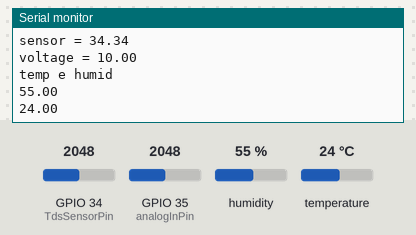
Recording of a sketch running on a simulated ESP32. Parts: the last lines printed to the serial monitor. Inputs (shaded band) come from the test bench; at power-on: humidity 55 %, GPIO 34 (TdsSensorPin) = 2048, GPIO 35 (analogInPin) = 2048, temperature 24 °C. WiFi joins after 1.5 s; servers stay silent unless stated; no MQTT or app messages arrive unless stated.

Above: at 2.7 s.
2.8 s: humidity set to 22 %
At 3.23 s:
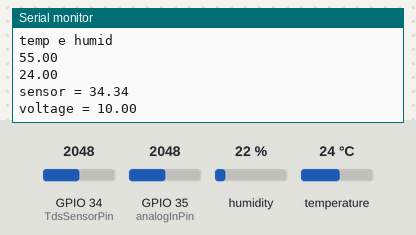
4.7 s: GPIO 34 (TdsSensorPin) set to 2866
At 4.7 s:
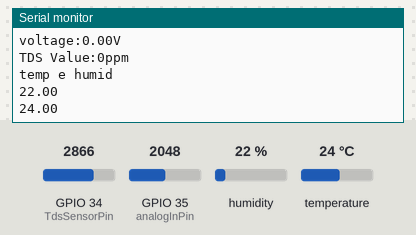
6.2 s: GPIO 35 (analogInPin) set to 2866
At 7.16 s:
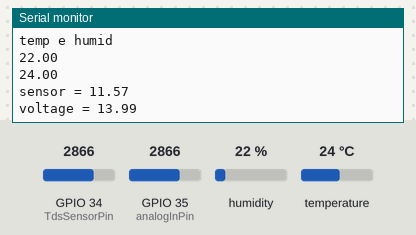
7.7 s: temperature set to 12 °C
At 9.0 s:
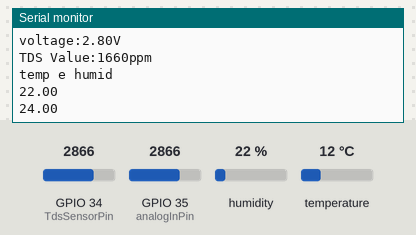
9.2 s: GPIO 34 (TdsSensorPin) set to 3972
At 10.5 s:
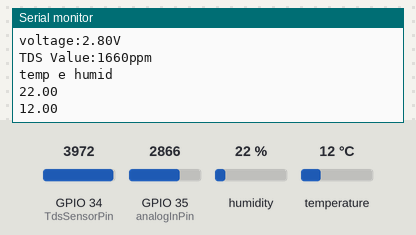
10.7 s: GPIO 35 (analogInPin) set to 3972
At 11.12 s:
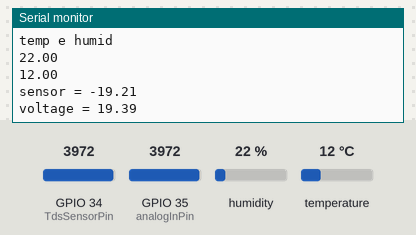
Timing chart, 0 to 13.2 s (numbered marks = the images above; inputs shaded):
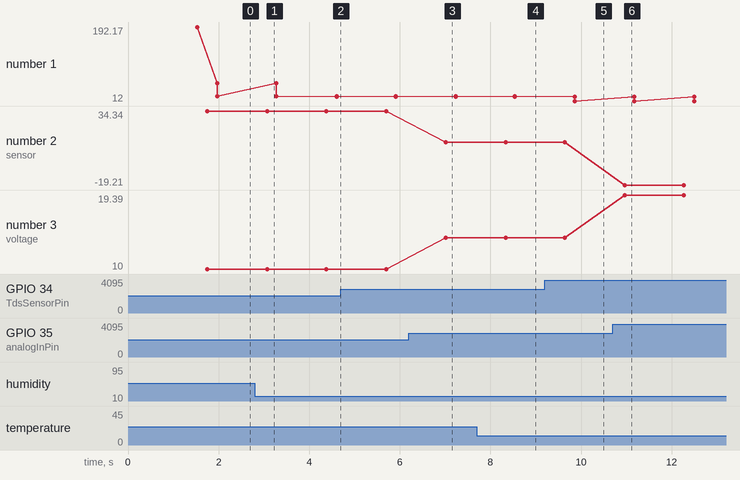

Measured:
- after the input at 6.2 s, the serial monitor: prints a new line after 0.81 s (image 3)
- after the input at 10.7 s, the serial monitor: prints a new line after 0.27 s (image 6)
- plotted number 2: 34.34 → 11.57 after the input at 6.2 s, 11.57 → -19.21 after the input at 10.7 s
- plotted number 3: 10 → 13.99 after the input at 6.2 s, 13.99 → 19.39 after the input at 10.7 s

The sketch:

ph-tds-temp.ino
```cpp
#include <DHT.h>
#include <WiFi.h>
#include <PubSubClient.h>
#include <NTPClient.h>
#include <EEPROM.h>

//defines de id mqtt e tópicos para publicação e subscribe
#define PUBLISHtemperature "MaravilhaMirako/temperature"
#define PUBLISHhumidade    "MaravilhaMirako/Humidade"
#define PUBLISHnivel       "MaravilhaMirako/Nivelreservatorio"
#define PUBLISHluz         "MaravilhaMirako/Nivelluz"
#define PUBLISHph          "MaravilhaMirako/pH"
#define PUBLISHppm         "MaravilhaMirako/TDS"
#define ID_MQTT            "Maravilha01"
#define TOPICO_SUBSCRIBE   "MaravilhaMirako"

// WIFI
const char* SSID = "InternetSA_plus"; // SSID / nome da rede WI-FI que deseja se conectar
const char* PASSWORD = "semsenha"; // Senha da rede WI-FI que deseja se conectar

//DATA

WiFiUDP ntpUDP;
NTPClient timeClient(ntpUDP, "b.ntp.br", -3*3600, 60000);

//PH
const int analogInPin = 35;
int sensorValue = 0;
unsigned long int avgValue;
float b;
int buf[10],temp;


//temperature
#define DHTPIN 26
#define DHTTYPE DHT11
DHT dht(DHTPIN, DHTTYPE);

//TDS
#define TdsSensorPin 34
#define VREF 1.0 // analog reference voltage(Volt) of the ADC
#define SCOUNT 5 // sum of sample point
int analogBuffer[SCOUNT]; // store the analog value in the array, read from ADC
int analogBufferTemp[SCOUNT];
int analogBufferIndex = 0,copyIndex = 0;
float averageVoltage = 0,tdsValue = 0,temperature = 25;


// MQTT
const char* BROKER_MQTT = "iot.mirako.org"; //URL do broker MQTT que se deseja utilizar
int BROKER_PORT = 1883; // Porta do Broker MQTT
#define mqtt_user "mqtt"
#define mqtt_password "mqtt"


//Variáveis e objetos globais
WiFiClient espClient; // Cria o objeto espClient
PubSubClient MQTT(espClient); // Instancia o Cliente MQTT passando o objeto espClient
char EstadoSaida = '0';  //variável que armazena o estado atual da saída


void initWiFi();
void initMQTT();
void reconectWiFi();
void mqtt_callback(char* topic, byte* payload, unsigned int length);
void VerificaConexoesWiFIEMQTT(void);


void setup() {
 Serial.begin(9600);
    dht.begin();
    pinMode(TdsSensorPin,INPUT);
    pinMode(analogInPin,INPUT);
    digitalWrite(TdsSensorPin, LOW);
    digitalWrite(analogInPin, LOW);
    initWiFi();
    initMQTT();
    timeClient.begin();


}

void initWiFi()
{
    delay(10);
    Serial.println("------Conexao WI-FI------");
    Serial.print("Conectando-se na rede: ");
    Serial.println(SSID);
    Serial.println("Aguarde");

    reconectWiFi();
}

void mqtt_callback(char* topic, byte* payload, unsigned int length)
{
  String msg;
     //obtem a string do payload recebido
    for(int i = 0; i < length; i++)
    {
       char c = (char)payload[i];
       msg += c;
    }}

void reconnectMQTT()
{
    while (!MQTT.connected())
    {
        Serial.print("* Tentando se conectar ao Broker MQTT: ");
        Serial.println(BROKER_MQTT);
        if (MQTT.connect(ID_MQTT))
        {
            Serial.println("Conectado com sucesso ao broker MQTT!");
            MQTT.subscribe(TOPICO_SUBSCRIBE);
        }
        else
        {
            Serial.println("Falha ao reconectar no broker.");
            Serial.println("Havera nova tentativa de conexao em 5s");
            delay(5000);
        }
    }
}
void reconectWiFi()
{
    //se já está conectado a rede WI-FI, nada é feito.
    //Caso contrário, são efetuadas tentativas de conexão
    if (WiFi.status() == WL_CONNECTED)
        return;

    WiFi.begin(SSID, PASSWORD); // Conecta na rede WI-FI

    while (WiFi.status() != WL_CONNECTED)
    {
        delay(100);
        Serial.print(".");
    }

    Serial.println();
    Serial.print("Conectado com sucesso na rede ");
    Serial.print(SSID);
    Serial.println("IP obtido: ");
    Serial.println(WiFi.localIP());
}

void initMQTT()
{
    MQTT.setServer(BROKER_MQTT, BROKER_PORT);   //informa qual broker e porta deve ser conectado
    MQTT.setCallback(mqtt_callback);            //atribui função de callback (função chamada quando qualquer informação de um dos tópicos subescritos chega)
}

void VerificaConexoesWiFIEMQTT(void)
{
    if (!MQTT.connected())
        reconnectMQTT(); //se não há conexão com o Broker, a conexão é refeita

     reconectWiFi(); //se não há conexão com o WiFI, a conexão é refeita
}

void loop() {
     //garante funcionamento das conexões WiFi e ao broker MQTT
    VerificaConexoesWiFIEMQTT();
     //keep-alive da comunicação com broker MQTT
    MQTT.loop();


//PH


for(int i=0;i<10;i++)
 {
  buf[i]=analogRead(analogInPin);
  delay(10);
 }
 for(int i=0;i<9;i++)
 {
  for(int j=i+1;j<10;j++)
  {
   if(buf[i]>buf[j])
   {
    temp=buf[i];
    buf[i]=buf[j];
    buf[j]=temp;
   }
  }
 }
 avgValue=0;
 for(int i=2;i<8;i++)
 avgValue+=buf[i];
 float pHVol = (float)avgValue*5/1024/6;
 float phValue = -5.70 * pHVol + 91.34;
 Serial.print("sensor = ");
 Serial.println(phValue);
  Serial.print("voltage = ");
  Serial.println(pHVol);
  MQTT.publish(PUBLISHph,String(phValue).c_str(), true);


 delay(200);


static unsigned long analogSampleTimepoint = millis();
if(millis()-analogSampleTimepoint > 40U) //every 40 milliseconds,read the analog value from the ADC
{
analogSampleTimepoint = millis();
analogBuffer[analogBufferIndex] = analogRead(TdsSensorPin); //read the analog value and store into the buffer
analogBufferIndex++;
if(analogBufferIndex == SCOUNT)
analogBufferIndex = 0;
}
static unsigned long printTimepoint = millis();
if(millis()-printTimepoint > 800U)
{
printTimepoint = millis();
for(copyIndex=0;copyIndex<SCOUNT;copyIndex++)
analogBufferTemp[copyIndex]= analogBuffer[copyIndex];
averageVoltage = getMedianNum(analogBufferTemp,SCOUNT) * (float)VREF/ 1024.0; // read the analog value more stable by the median filtering algorithm, and convert to voltage value
float compensationCoefficient=1.0+0.02*(temperature-25.0); //temperature compensation formula: fFinalResult(25^C) = fFinalResult(current)/(1.0+0.02*(fTP-25.0));
float compensationVolatge=averageVoltage/compensationCoefficient; //temperature compensation
tdsValue=(133.42*compensationVolatge*compensationVolatge*compensationVolatge - 255.86*compensationVolatge*compensationVolatge + 857.39*compensationVolatge)*0.5; //convert voltage value to tds value
Serial.print("voltage:");
Serial.print(averageVoltage,2);
Serial.println("V ");
Serial.print("TDS Value:");
Serial.print(tdsValue,0);
Serial.println("ppm");
MQTT.publish(PUBLISHppm,String(tdsValue,0).c_str(), true);
}

//temperature UMIDADE
  float h = dht.readHumidity();
  float t = dht.readTemperature();

     Serial.println("temp e humid");
    Serial.println(h);
    Serial.println(t);
   MQTT.publish(PUBLISHtemperature,String(t).c_str(), true);
   MQTT.publish(PUBLISHhumidade,String(h).c_str(), true);

delay(1000);


}
int getMedianNum(int bArray[], int iFilterLen)
{
int bTab[iFilterLen];
for (byte i = 0; i<iFilterLen; i++)
bTab[i] = bArray[i];
int i, j, bTemp;
for (j = 0; j < iFilterLen - 1; j++)
{
for (i = 0; i < iFilterLen - j - 1; i++)
{
if (bTab[i] > bTab[i + 1])
{
bTemp = bTab[i];
bTab[i] = bTab[i + 1];
bTab[i + 1] = bTemp;
}
}
}
if ((iFilterLen & 1) > 0)
bTemp = bTab[(iFilterLen - 1) / 2];
else
bTemp = (bTab[iFilterLen / 2] + bTab[iFilterLen / 2 - 1]) / 2;
return bTemp;
delay(5000);
}
```
